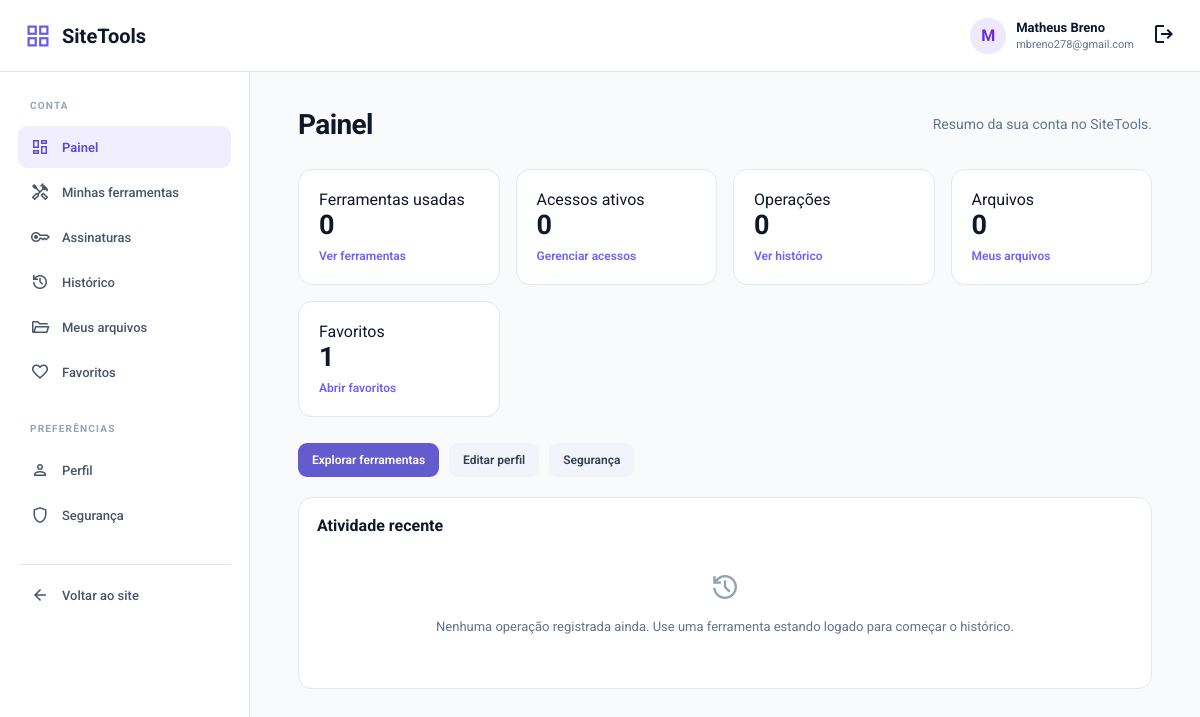
Before: /account/index.php (signed in) with the older database file.
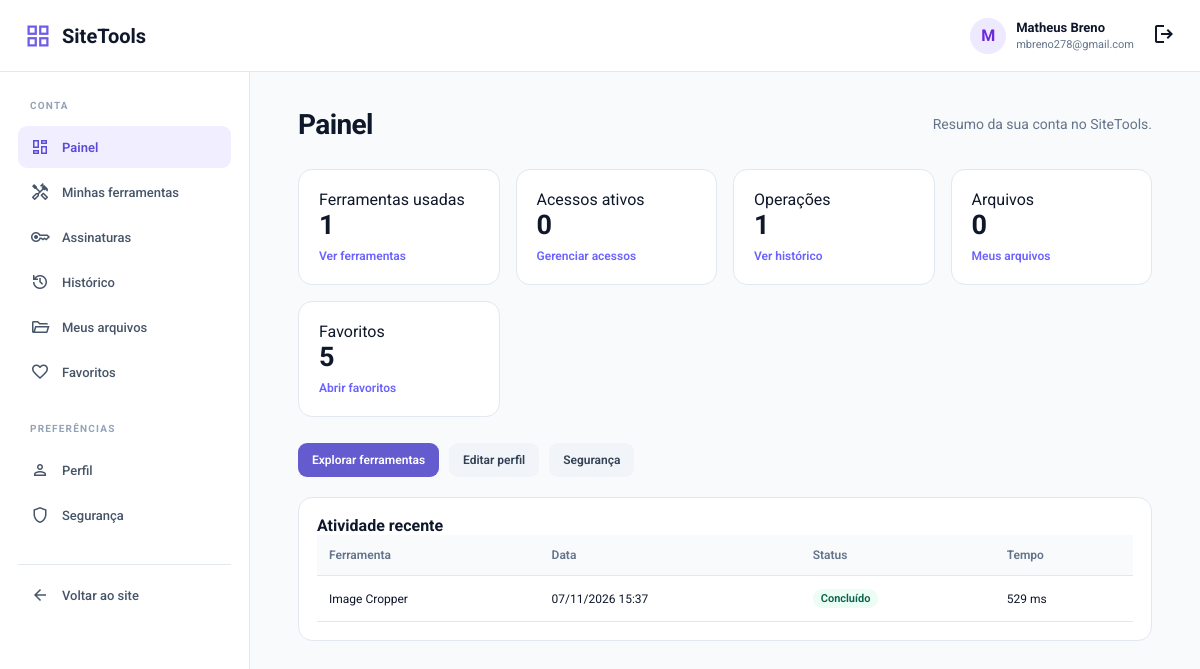
After: the same page with the newer database file.
### tables this page shows
CREATE TABLE IF NOT EXISTS `user_tool_usage` (
  `id` bigint UNSIGNED NOT NULL AUTO_INCREMENT,
  `user_id` int UNSIGNED DEFAULT NULL,
  `tool_id` int UNSIGNED DEFAULT NULL,
  `tool_slug` varchar(150) NOT NULL,
  `status` enum('started','completed','failed') NOT NULL DEFAULT 'completed',
  `processing_time_ms` int UNSIGNED DEFAULT NULL,
  `file_size_bytes` bigint UNSIGNED DEFAULT NULL,
  `created_at` datetime NOT NULL DEFAULT CURRENT_TIMESTAMP,
  PRIMARY KEY (`id`),
  KEY `idx_user_usage` (`user_id`,`created_at`),
  KEY `idx_user_usage_tool` (`user_id`,`tool_slug`),
  KEY `idx_usage_tool_date` (`tool_id`,`created_at`),
  KEY `idx_utu_status_date` (`status`,`created_at`)
);

CREATE TABLE IF NOT EXISTS `tools` (
  `id` int UNSIGNED NOT NULL AUTO_INCREMENT,
  `name` varchar(120) NOT NULL,
  `slug` varchar(160) NOT NULL,
  `description` varchar(255) NOT NULL,
  `category` varchar(80) NOT NULL,
  `category_id` bigint UNSIGNED DEFAULT NULL,
  `icon` varchar(80) DEFAULT 'build',
  `handler` varchar(80) NOT NULL,
  `meta_title` varchar(160) DEFAULT NULL,
  `meta_description` varchar(255) DEFAULT NULL,
  `is_active` tinyint(1) NOT NULL DEFAULT '1' COMMENT '0 = desligada no admin (bloqueio total)',
  `status` varchar(20) NOT NULL DEFAULT 'active' COMMENT 'Operacional: active|development|unavailable',
  `sort_order` int NOT NULL DEFAULT '0',
  `is_featured` tinyint(1) NOT NULL DEFAULT '0',
  `is_beta` tinyint(1) NOT NULL DEFAULT '0',
  `version` varchar(20) DEFAULT NULL,
  `max_file_size` int UNSIGNED DEFAULT NULL,
  `access_type` varchar(20) NOT NULL DEFAULT 'free' COMMENT 'Espelho de tool_access_rules.access_mode: free|login|paid|temporary',
  `created_at` timestamp NULL DEFAULT CURRENT_TIMESTAMP,
  `updated_at` timestamp NULL DEFAULT NULL ON UPDATE CURRENT_TIMESTAMP,
  PRIMARY KEY (`id`),
  UNIQUE KEY `slug` (`slug`),
  KEY `idx_tools_category_id` (`category_id`)
);

### config/user-area.php (called while the page is built, shortened)
<?php
function user_area_e(?string $value): string
{
    return htmlspecialchars($value ?? '', ENT_QUOTES | ENT_SUBSTITUTE, 'UTF-8');
}
function user_area_status_label(string $status): string
{
    return match ($status) {
        'started' => 'Iniciado',
        'completed' => 'Concluído',
        'failed' => 'Falhou',
        'active' => 'Ativo',
        'expired' => 'Expirado',
        'cancelled' => 'Cancelado',
        'suspended' => 'Suspenso',
        'available' => 'Disponível',
        'deleted' => 'Excluído',
        'pending' => 'Pendente',
        'paid' => 'Pago',
        'refunded' => 'Estornado',
        default => $status,
    };
}

### account/index.php (the view, shortened to what the changed rows need)
<?php
require __DIR__ . '/_bootstrap.php';
$uid = (int) $currentUser['id'];
$stats = [
    'tools_used' => 0,
    'access' => 0,
    'operations' => 0,
    'favorites' => 0,
    'files' => 0,
];
try {
    $q = $pdo->prepare('SELECT COUNT(DISTINCT tool_id) FROM user_tool_usage WHERE user_id = :uid AND tool_id IS NOT NULL');
    $q->execute(['uid' => $uid]);
    $stats['tools_used'] = (int) $q->fetchColumn();
    $q = $pdo->prepare(
        "SELECT COUNT(*) FROM user_tool_access
         WHERE user_id = :uid AND status = 'active'
           AND starts_at <= NOW()
           AND (expires_at IS NULL OR expires_at > NOW())
           AND revoked_at IS NULL"
    );
    $q->execute(['uid' => $uid]);
    $stats['access'] = (int) $q->fetchColumn();
    $q = $pdo->prepare('SELECT COUNT(*) FROM user_tool_usage WHERE user_id = :uid');
    $q->execute(['uid' => $uid]);
    $stats['operations'] = (int) $q->fetchColumn();
    $q = $pdo->prepare('SELECT COUNT(*) FROM user_favorites WHERE user_id = :uid');
    $q->execute(['uid' => $uid]);
    $stats['favorites'] = (int) $q->fetchColumn();
    $q = $pdo->prepare(
        "SELECT COUNT(*) FROM user_files
         WHERE user_id = :uid AND status = 'available'
           AND (expires_at IS NULL OR expires_at > NOW())"
    );
    $q->execute(['uid' => $uid]);
    $stats['files'] = (int) $q->fetchColumn();
} catch (Throwable $e) {
    error_log('[account/index] ' . $e->getMessage());
}
$recent = [];
try {
    $q = $pdo->prepare(
        'SELECT u.tool_slug, u.status, u.processing_time_ms, u.created_at, t.name AS tool_name
         FROM user_tool_usage u
         LEFT JOIN tools t ON t.id = u.tool_id
         WHERE u.user_id = :uid
         ORDER BY u.created_at DESC
         LIMIT 8'
    );
    $q->execute(['uid' => $uid]);
    $recent = $q->fetchAll(PDO::FETCH_ASSOC) ?: [];
} catch (Throwable) {
}
?>
<section class="ua-grid">
    <article class="ua-card">
        <div class="ua-card-label">Ferramentas usadas</div>
        <div class="ua-stat-number"><?= (int) $stats['tools_used'] ?></div>
        <a class="ua-card-link" href="tools.php">Ver ferramentas</a>
    </article>
    <article class="ua-card">
        <div class="ua-card-label">Operações</div>
        <div class="ua-stat-number"><?= (int) $stats['operations'] ?></div>
        <a class="ua-card-link" href="history.php">Ver histórico</a>
    </article>
    <article class="ua-card">
        <div class="ua-card-label">Favoritos</div>
        <div class="ua-stat-number"><?= (int) $stats['favorites'] ?></div>
        <a class="ua-card-link" href="favorites.php">Abrir favoritos</a>
    </article>
</section>
<section class="ua-panel" style="margin-top:20px">
    <h2 class="ua-panel-title">Atividade recente</h2>
    <?php if (!$recent): ?>
        <div class="ua-empty"><span class="material-symbols-outlined">history</span>Nenhuma operação registrada ainda. Use uma ferramenta estando logado para começar o histórico.</div>
    <?php else: ?>
        <div class="ua-table-wrap">
            <table class="ua-table">
                <thead>
                    <tr>
                        <th>Ferramenta</th>
                        <th>Data</th>
                        <th>Status</th>
                        <th>Tempo</th>
                    </tr>
                </thead>
                <tbody>
                <?php foreach ($recent as $r): ?>
                    <tr>
                        <td><?= user_area_e((string) ($r['tool_name'] ?: $r['tool_slug'])) ?></td>
                        <td><?= user_area_e(date('d/m/Y H:i', strtotime((string) $r['created_at']))) ?></td>
                        <td><span class="ua-badge ua-badge--<?= user_area_e((string) $r['status']) ?>"><?= user_area_e(user_area_status_label((string) $r['status'])) ?></span></td>
                        <td><?= $r['processing_time_ms'] !== null ? (int) $r['processing_time_ms'] . ' ms' : '—' ?></td>
                    </tr>
                <?php endforeach; ?>
                </tbody>
            </table>
        </div>
    <?php endif; ?>
</section>

Changed rows visible on the page:
added user_tool_usage: tool.name "Image Cropper", created_at "07/11/2026 15:37", status "Concluído", processing_time_ms "529"
Other visible differences:
$stats['tools_used']: "0" → "1"
$stats['operations']: "0" → "1"
$stats['favorites']: "1" → "5"
text no longer shown: "Nenhuma operação registrada ainda. Use uma ferramenta estando logado para começar o histórico."
text now shown: "Ferramenta Data Status Tempo"
